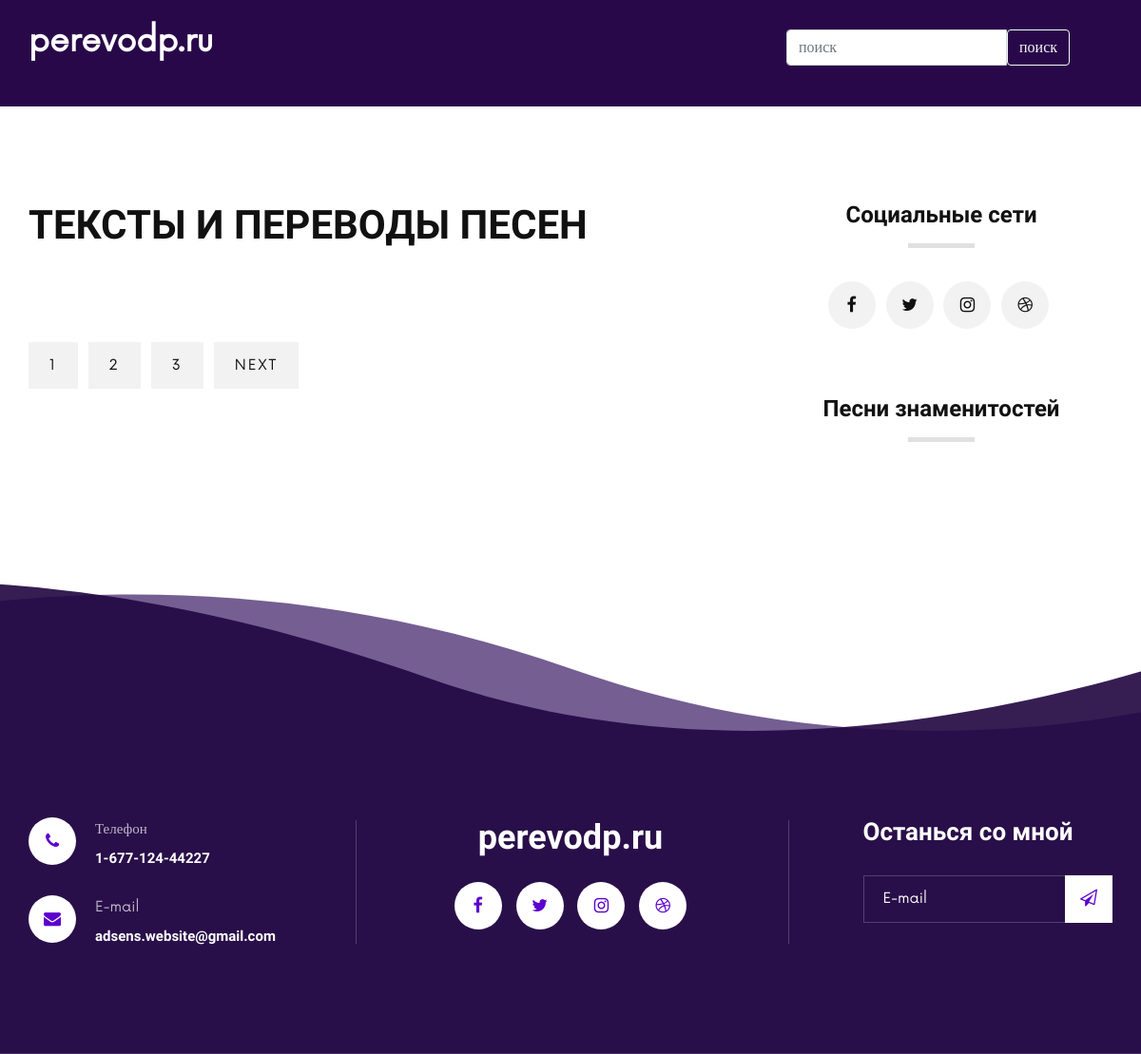
The app's page /, older data.
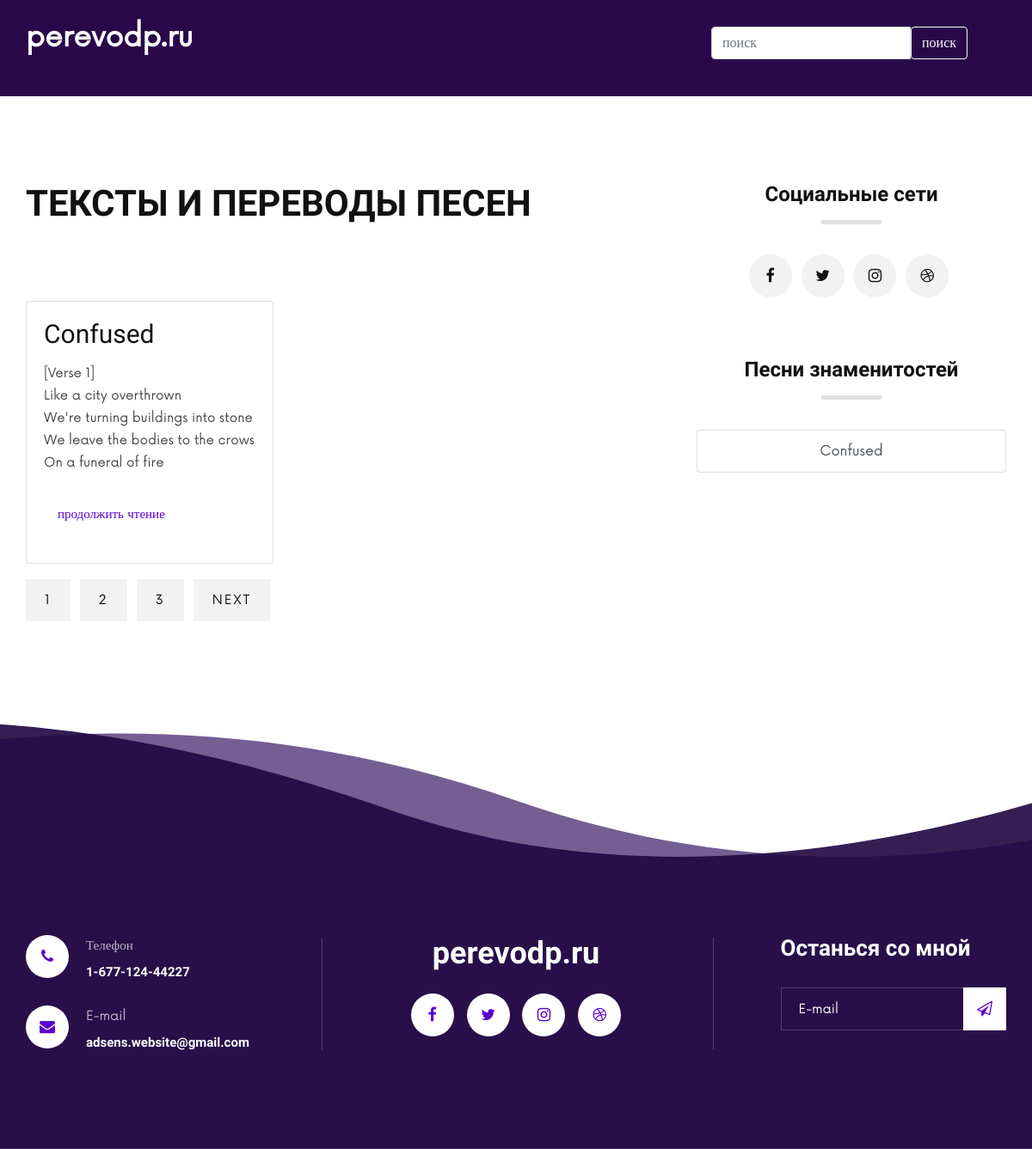
The same page, newer data.
### perevodp/models.py (models this page shows, shortened)
class Pesni(models.Model):
    title = models.CharField(max_length=250,verbose_name="Название песни русское.")
    en_title = models.CharField(max_length=250,null=True,blank=True,verbose_name="Название песни на английском")
    ru_content = RichTextUploadingField(default=None,verbose_name="Текст песни русский.")
    en_content = RichTextUploadingField(default=None,verbose_name="Тексты на английском языке")
    create_date = models.DateField(auto_now_add=True,null=True)

### perevodp/views.py (the view)
# urls.py: path('',home,name='home'),
def home(request):
    context = {}
    context['objects_list'] = Pesni.objects.all()
    return render(request, 'perevodp/index.html',context)

### templates/perevodp/index.html (shortened to what this page needs)
{% extends 'perevodp/base.html' %}
{% load static %}
{% load i18n %}
{% block content %}
<section class="blog spad">
    <div class="container">
        <div class="row">
            <div class="col-lg-8">
                <div class="section-title">
                    <h2>ТЕКСТЫ И ПЕРЕВОДЫ ПЕСЕН</h2>
                </div>
                <div class="row">
                    {% for item in objects_list %}
                    <div class="col-lg-6 col-md-6 col-sm-6 mt-2">
                        <div class="card" style="width: 18rem;">
                            <div class="card-body">
                              <h3 class="card-title">{{item.title}}</h3>
                              <p class="card-text">
                                {{item.ru_content|safe|truncatechars:170}}
                              </p>
                              <a href="{% url 'get_pesni' item.id %}" class="nav-link" style="color: #5c00ce !important;">продолжить чтение</a>
                            </div>
                        </div>
                    </div>
                    {% endfor %}
                    <div class="col-lg-12 mt-2">
                        <div class="pagination__links blog__pagination">
                            <a href="#">1</a>
                            <a href="#">2</a>
                            <a href="#">3</a>
                            <a href="#">Next</a>
                        </div>
                    </div>
                </div>
            </div>
            <div class="col-lg-4">
                <div class="blog__sidebar">
                    <div class="blog__sidebar__item">
                        <div class="blog__sidebar__title">
                            <h4>Социальные сети</h4>
                        </div>
                        <div class="blog__sidebar__social">
                            <a href="#"><i class="fa fa-facebook"></i></a>
                            <a href="#"><i class="fa fa-twitter"></i></a>
                            <a href="#"><i class="fa fa-instagram"></i></a>
                            <a href="#"><i class="fa fa-dribbble"></i></a>
                        </div>
                    </div>
                    <div class="blog__sidebar__item">
                        <div class="blog__sidebar__title">
                            <h4>Песни знаменитостей</h4>
                        </div>
                        <div class="list-group">
                            {% for item in objects_list %}
                            <a href="#" class="list-group-item list-group-item-action">{{item.title}}</a>
                            {% endfor %}
                          </div>
                    </div>
                </div>
            </div>
        </div>
    </div>
</section>
{% endblock %}

Row changes from the older to the newer data that the page shows:
added Pesni: title "Confused", ru_content "[Verse 1] Like a city overthrown We're turning buildings into stone We leave the bodies to the crows On a funeral of fire"
